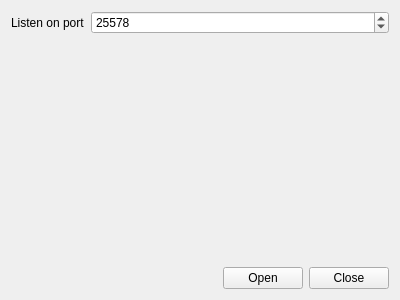
<?xml version="1.0" encoding="UTF-8"?>
<ui version="4.0">
 <class>widgetUdp</class>
 <widget class="QWidget" name="widgetUdp">
  <property name="geometry">
   <rect>
    <x>0</x>
    <y>0</y>
    <width>400</width>
    <height>300</height>
   </rect>
  </property>
  <property name="windowTitle">
   <string>UdpSetup</string>
  </property>
  <layout class="QVBoxLayout" name="verticalLayout">
   <item>
    <layout class="QFormLayout" name="formLayout_2">
     <property name="fieldGrowthPolicy">
      <enum>QFormLayout::AllNonFixedFieldsGrow</enum>
     </property>
     <item row="0" column="0">
      <widget class="QLabel" name="label">
       <property name="text">
        <string>Listen on port</string>
       </property>
      </widget>
     </item>
     <item row="0" column="1">
      <widget class="QSpinBox" name="spinPort">
       <property name="maximum">
        <number>999999999</number>
       </property>
       <property name="value">
        <number>25578</number>
       </property>
      </widget>
     </item>
    </layout>
   </item>
   <item>
    <layout class="QHBoxLayout" name="horizontalLayout">
     <item>
      <spacer name="horizontalSpacer">
       <property name="orientation">
        <enum>Qt::Horizontal</enum>
       </property>
       <property name="sizeHint" stdset="0">
        <size>
         <width>40</width>
         <height>20</height>
        </size>
       </property>
      </spacer>
     </item>
     <item>
      <widget class="QPushButton" name="pushOpen">
       <property name="text">
        <string>Open</string>
       </property>
      </widget>
     </item>
     <item>
      <widget class="QPushButton" name="pushClose">
       <property name="text">
        <string>Close</string>
       </property>
      </widget>
     </item>
    </layout>
   </item>
  </layout>
 </widget>
 <resources/>
 <connections/>
</ui>
